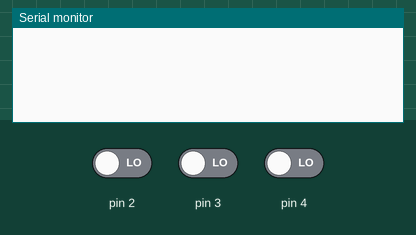
The sketch below on a simulated Arduino Leonardo, built with avr-gcc and run on an emulated ATmega32U4. Parts: the last lines printed to the serial monitor. Inputs (shaded band) come from the test bench; at power-on: pin 2 LOW, pin 3 LOW, pin 4 LOW. USB keyboard and mouse output is not drawn.

Above: at 1.2 s.
1.3 s: pin 2 driven HIGH
At 3.0 s:
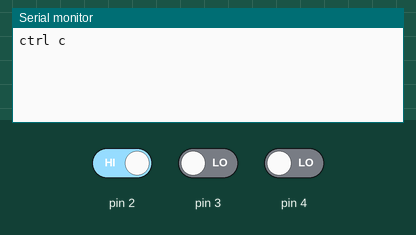
3.3 s: pin 3 driven HIGH
At 4.9 s:
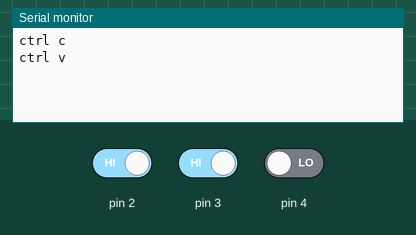
5.3 s: pin 4 driven HIGH
At 6.3 s:
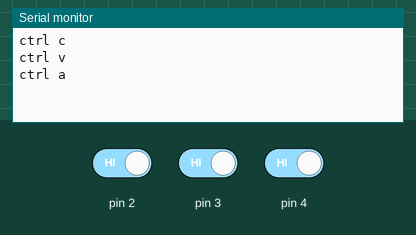

The sketch:

codigo.ino
```cpp
#include "Keyboard.h" // inclui a biblioteca de controle do teclado

//declaraçao de variaveis

unsigned long lastmillis1 = 0;
unsigned long lastmillis2 = 0;
unsigned long lastmillis3 = 0;

bool lastRead1 = 0;
bool lastRead2 = 0;
bool lastRead3 = 0;

bool buttonState1 = 0;
bool buttonState2 = 0;
bool buttonState3 = 0;

//tempo para evitar interferencia
#define debounceDelay 50

void setup() {
//declara os pinos dos botoes como entrada
pinMode(2, INPUT);
pinMode(3, INPUT);
pinMode(4, INPUT);

Keyboard.begin(); // inicia a keyboard

}

void loop() {
//armazena os valores dos botoes
bool leitura1 = digitalRead(2);
bool leitura2 = digitalRead(3);
bool leitura3 = digitalRead(4);

//verifica a quanto tempo foi pressionado pela ultima
if (leitura1 != lastRead1) {
lastmillis1 = millis();
}
if (leitura2 != lastRead2) {
lastmillis2 = millis();
}
if (leitura3 != lastRead3) {
lastmillis3 = millis();
}

if ((millis() - lastmillis1) > debounceDelay) { //se ja faz 50 milisegundos
if (leitura1 != buttonState1) {// e o botao foi precionado ou mudou de estado
buttonState1 = leitura1;

if (buttonState1 == HIGH) { // e tiver em high
Keyboard.press(KEY_LEFT_CTRL); // pressiona a tecla ctrl
Keyboard.press('c'); // preciona a tecla c
delay(500); // espera 500 ms
Keyboard.releaseAll(); // solta os botoes

Serial.println("ctrl c");
}
}
}

lastRead1 = leitura1;// atribui para o valor anterior

//repete esse mesmo processo para os outros botoes

if ((millis() - lastmillis2) > debounceDelay) {
if (leitura2 != buttonState2) {
buttonState2 = leitura2;

if (buttonState2 == HIGH) {
Keyboard.press(KEY_LEFT_CTRL);
Keyboard.press('v');
delay(500);
Keyboard.releaseAll();

Serial.println("ctrl v");
}
}
}

lastRead2 = leitura2;

if ((millis() - lastmillis3) > debounceDelay) {
if (leitura3 != buttonState3) {
buttonState3 = leitura3;

if (buttonState3 == HIGH) {
Keyboard.press(KEY_LEFT_CTRL);
Keyboard.press('a');
delay(500);
Keyboard.releaseAll();

Serial.println("ctrl a");
}
}
}

lastRead3 = leitura3;

}
```

Measured:
- after the input at 1.3 s, the serial monitor: prints a new line after 0.55 s (image 1)
- after the input at 3.3 s, the serial monitor: prints a new line after 0.55 s (image 2)
- after the input at 5.3 s, the serial monitor: prints a new line after 0.55 s (image 3)
